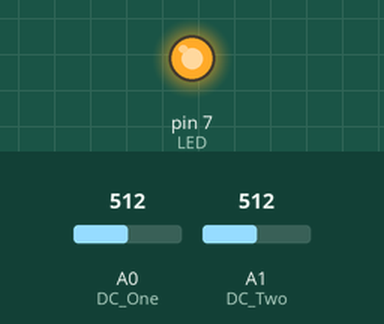
Simulated run of this sketch. Board: Arduino Uno, built with avr-gcc and run on an emulated ATmega328P. Parts: output pins drawn as LEDs (lit = HIGH). The test bench sets the inputs (shaded band); at power-on: A0 (DC_One) = 512, A1 (DC_Two) = 512. Pins used as bus, display or sensor lines are not drawn; what the sketch prints to the serial monitor is not drawn.

Above: at 1.2 s.
1.3 s: A0 (DC_One) set to 411
4.3 s: A0 (DC_One) set to 386
At 5.4 s:
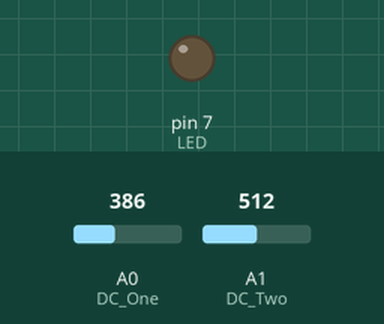
5.8 s: A1 (DC_Two) set to 105
8.8 s: A1 (DC_Two) set to 93
11.8 s: A0 (DC_One) set to 410
At 12.8 s:
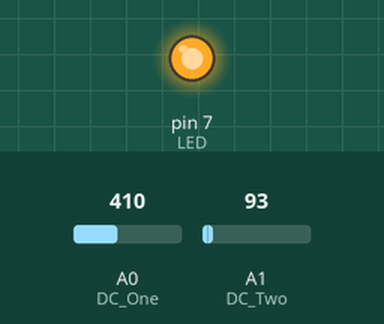
14.8 s: A0 (DC_One) set to 390
At 16.2 s:
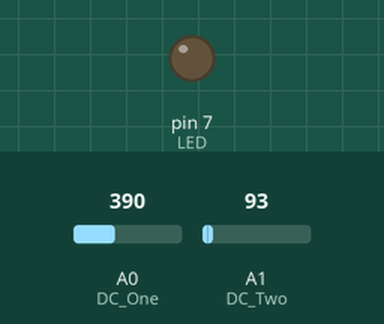
Timing chart, 0 to 17.8 s (numbered marks = the images above; inputs shaded):
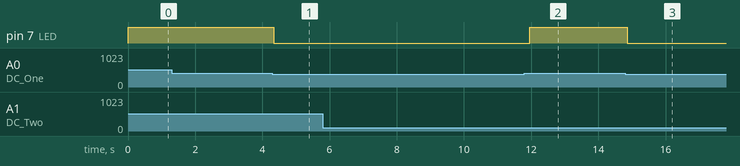

Measured:
- the behaviour switches between 401 and 400 on A0 (DC_One) (found by bisection; images 0 and 1)
- after the input at 1.3 s, every drawn part: stays the same
- after the input at 4.3 s, pin 7 (LED): HIGH → LOW after 0.05 s
- after the input at 5.8 s, every drawn part: stays the same
- after the input at 8.8 s, every drawn part: stays the same
- after the input at 11.8 s, pin 7 (LED): LOW → HIGH after 0.16 s
- after the input at 14.8 s, pin 7 (LED): HIGH → LOW after 0.06 s

The sketch:

spectrum_test_1.ino
```cpp
// (licence header left out)
//Declare Spectrum Shield pin connections
#define STROBE 4
#define RESET 5
#define DC_One A0
#define DC_Two A1


//Define LED connections on the Arduino/Shield
int LED = 7;

//Define spectrum variables
int freq_amp;
int Frequencies_One[7];
int Frequencies_Two[7];
int i;
int Average = 0;
int THRESHOLD = 400;
/********************Setup Loop*************************/
void setup() {
  Serial.begin(9600);

  pinMode(LED, OUTPUT);
  digitalWrite(LED, LOW);


  //Set spectrum Shield pin configurations
  pinMode(STROBE, OUTPUT);
  pinMode(RESET, OUTPUT);
  pinMode(DC_One, INPUT);
  pinMode(DC_Two, INPUT);
  digitalWrite(STROBE, HIGH);
  digitalWrite(RESET, HIGH);

  //Initialize Spectrum Analyzers
  digitalWrite(STROBE, LOW);
  delay(1);
  digitalWrite(RESET, HIGH);
  delay(1);
  digitalWrite(STROBE, HIGH);
  delay(1);
  digitalWrite(STROBE, LOW);
  delay(1);
  digitalWrite(RESET, LOW);
}


/**************************Main Function Loop*****************************/
void loop() {

  Read_Frequencies();
  Graph_Frequencies();
  delay(5);

}


/*******************Pull frquencies from Spectrum Shield********************/
void Read_Frequencies(){
  //Read frequencies for each band
  for (freq_amp = 0; freq_amp<7; freq_amp++)
  {
    Frequencies_One[freq_amp] = analogRead(DC_One);
    Frequencies_Two[freq_amp] = analogRead(DC_Two);
    digitalWrite(STROBE, HIGH);
    digitalWrite(STROBE, LOW);
  }
}

/*******************Light LEDs based on frequencies*****************************/
void Graph_Frequencies(){
  /*(for( i= 0; i<7; i++)
   {
     if(Frequencies_Two[i] > Frequencies_One[i]){
        analogWrite(LED[i], Frequencies_Two[i]/4);
     }
     else{
        analogWrite(LED[i], Frequencies_One[i]/4);
     }*/

  Average = abs((Frequencies_One[0]+Frequencies_One[1]+Frequencies_One[2]+Frequencies_One[3]+Frequencies_One[4]+Frequencies_One[5]+Frequencies_One[6])/7);

  if(Average > THRESHOLD){
    digitalWrite(LED, HIGH);
    delay(20);
  }
    else{
    digitalWrite(LED, LOW);
  }

  Serial.print("Average = ");
  Serial.print(Average);
  Serial.print("  1 = ");
  Serial.print(Frequencies_One[0]);
  Serial.print("  2 = ");
  Serial.print(Frequencies_One[1]);
  Serial.print("  3 = ");
  Serial.print(Frequencies_One[2]);
  Serial.print("  4 = ");
  Serial.print(Frequencies_One[3]);
  Serial.print("  5 = ");
  Serial.print(Frequencies_One[4]);
  Serial.print("  6 = ");
  Serial.print(Frequencies_One[5]);
  Serial.print("  7 = ");
  Serial.print(Frequencies_One[6]);
  Serial.print("  Two1 = ");
  Serial.print(Frequencies_Two[0]);
  Serial.print("  Two2 = ");
  Serial.print(Frequencies_Two[1]);
  Serial.print("  Two3 = ");
  Serial.print(Frequencies_Two[2]);
  Serial.print("  Two4 = ");
  Serial.print(Frequencies_Two[3]);
  Serial.print("  Two5 = ");
  Serial.print(Frequencies_Two[4]);
  Serial.print("  Two6 = ");
  Serial.print(Frequencies_Two[5]);
  Serial.print("  Two7 = ");
  Serial.println(Frequencies_Two[6]);
  //delay(50);


   }
```
